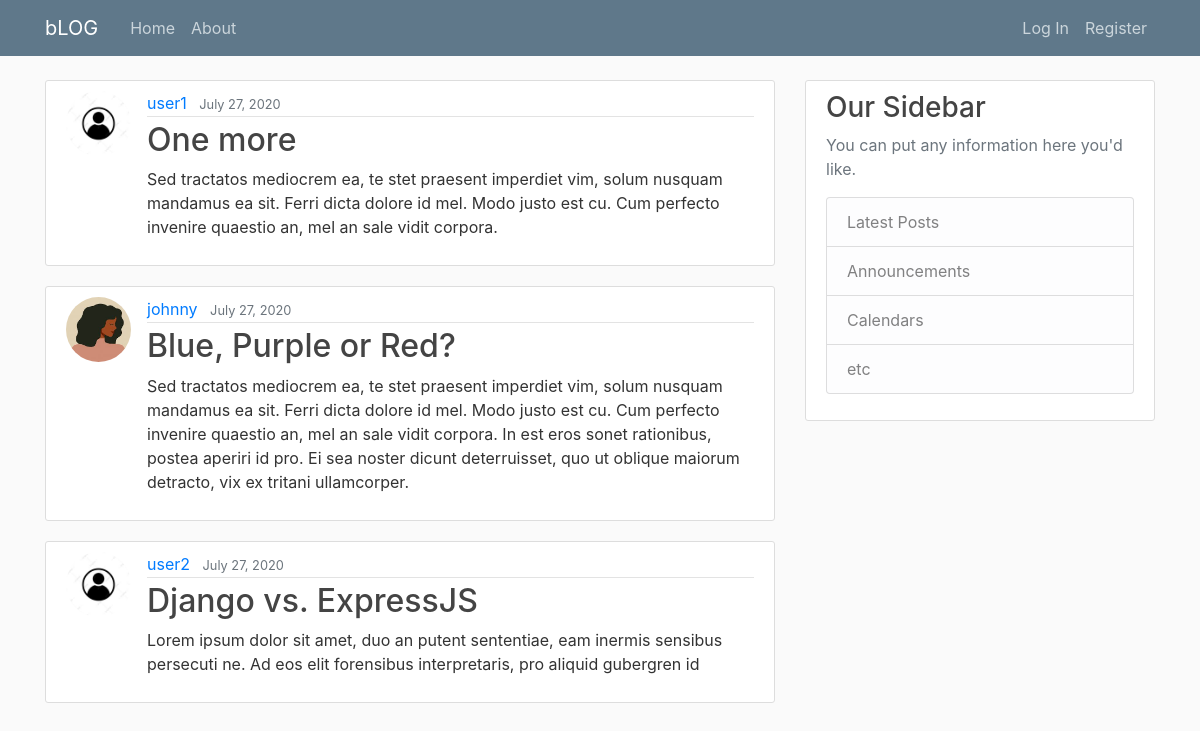
The page / on the database its author committed.
### blog/models.py (models this page shows, shortened)
class Post(models.Model):
    title = models.CharField(max_length=100)
    content = models.TextField()
    date_posted = models.DateTimeField(default = timezone.now)
    author = models.ForeignKey(User, on_delete = models.CASCADE) # If user is deleted, also delete all related posts

### users/models.py (models this page shows, shortened)
class Profile(models.Model):
    user = models.OneToOneField(User, on_delete = models.CASCADE)
    image = models.ImageField(default = 'default.jpg', upload_to='profile_pics')

### blog/views.py (the view)
# urls.py: path('', PostListView.as_view(), name='blog-home'),
class PostListView(ListView):
    model = Post
    template_name = 'blog/home.html'  # <app>/<model>_<viewtype>.html
    context_object_name = 'posts'
    ordering = ['-date_posted']
    paginate_by = 3

### blog/templates/blog/home.html
{% extends "blog/base.html" %}
{% block content %}
    {% for post in posts %}
        <article class="media content-section">
            <img class="rounded-circle article-img" src="{{ post.author.profile.image.url }}">
            <div class="media-body">
            <div class="article-metadata">
                <a class="mr-2" href="#">{{ post.author }}</a>
                <small class="text-muted">{{ post.date_posted | date:"F d, Y"}}</small>
            </div>
            <h2><a class="article-title" href="{% url 'post-detail' post.id %}">{{ post.title }}</a></h2>
            <p class="article-content">{{ post.content }}</p>
            </div>
        </article>
    {% endfor %}
{% endblock content %}

### blog/static/blog/main.css (style rules this page uses)
body { background: #fafafa; color: #333333; margin-top: 5rem; }
h1, h2, h3, h4, h5, h6 { color: #444444; }
.content-section { background: #ffffff; padding: 10px 20px; border: 1px solid #dddddd; border-radius: 3px; margin-bottom: 20px; }
.article-title { color: #444444; }
.article-content { white-space: pre-line; }
.article-img { height: 65px; width: 65px; margin-right: 16px; }
.article-metadata { padding-bottom: 1px; margin-bottom: 4px; border-bottom: 1px solid #e3e3e3 }

### rows shown on the page
Post: author.profile.image (placeholder picture), author "user1", date_posted "July 27, 2020", title "One more", content "Sed tractatos mediocrem ea, te stet praesent imperdiet vim, solum nusquam mandamus ea sit. Ferri dicta dolore id mel. Modo justo est cu. Cum perfecto invenire quaestio an, mel an sale vidit corpora."
Post: author.profile.image (picture), author "johnny", date_posted "July 27, 2020", title "Blue, Purple or Red?", content "Sed tractatos mediocrem ea, te stet praesent imperdiet vim, solum nusquam mandamus ea sit. Ferri dicta dolore id mel. Modo justo est cu. Cum perfecto invenire quaestio an, mel an sale vidit corpora. In est eros sonet rationibus, postea aperiri id pro. Ei sea noster dicunt deterruisset, quo ut oblique maiorum detracto, vix ex tritani ullamcorper."
Post: author.profile.image (placeholder picture), author "user2", date_posted "July 27, 2020", title "Django vs. ExpressJS", content "Lorem ipsum dolor sit amet, duo an putent sententiae, eam inermis sensibus persecuti ne. Ad eos elit forensibus interpretaris, pro aliquid gubergren id"
